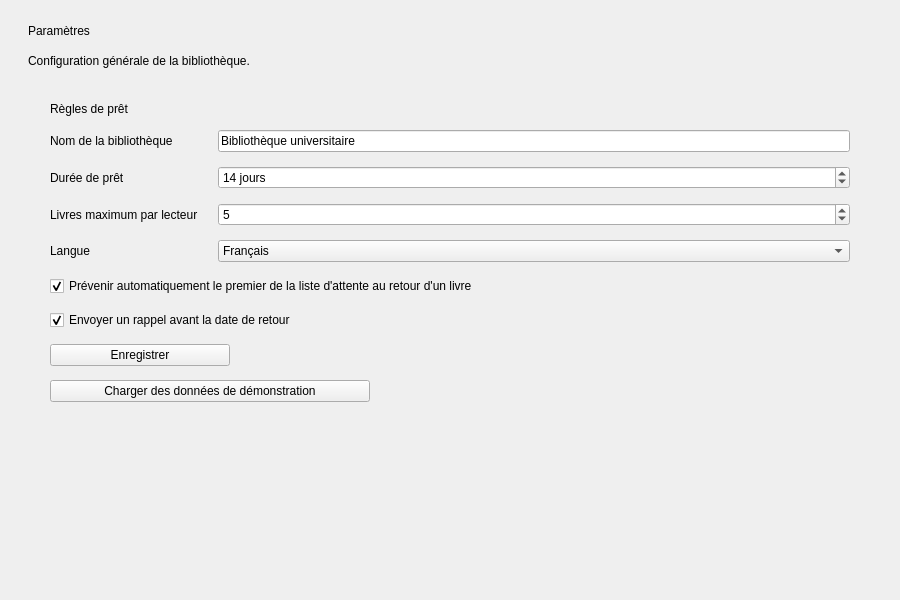
<?xml version="1.0" encoding="UTF-8"?>
<ui version="4.0">
 <class>ParametresPage</class>
 <widget class="QWidget" name="ParametresPage">
  <property name="geometry"><rect><x>0</x><y>0</y><width>900</width><height>600</height></rect></property>
  <layout class="QVBoxLayout" name="pageLayout">
   <property name="spacing"><number>16</number></property>
   <property name="leftMargin"><number>28</number></property><property name="topMargin"><number>24</number></property><property name="rightMargin"><number>28</number></property><property name="bottomMargin"><number>28</number></property>
   <item><widget class="QLabel" name="pageTitle"><property name="text"><string>Paramètres</string></property></widget></item>
   <item><widget class="QLabel" name="pageSubtitle"><property name="text"><string>Configuration générale de la bibliothèque.</string></property></widget></item>
   <item>
    <widget class="QFrame" name="card">
     <layout class="QVBoxLayout" name="cardLayout">
      <property name="spacing"><number>14</number></property>
      <property name="leftMargin"><number>22</number></property><property name="topMargin"><number>18</number></property><property name="rightMargin"><number>22</number></property><property name="bottomMargin"><number>20</number></property>
      <item><widget class="QLabel" name="cardTitle"><property name="text"><string>Règles de prêt</string></property></widget></item>
      <item><layout class="QFormLayout" name="formLayout">
       <property name="horizontalSpacing"><number>20</number></property>
       <property name="verticalSpacing"><number>14</number></property>
       <item row="0" column="0"><widget class="QLabel" name="lblNom"><property name="text"><string>Nom de la bibliothèque</string></property></widget></item>
<item row="0" column="1"><widget class="QLineEdit" name="nameEdit"><property name="text"><string>Bibliothèque universitaire</string></property></widget></item>
       <item row="1" column="0"><widget class="QLabel" name="lblDuree"><property name="text"><string>Durée de prêt</string></property></widget></item>
<item row="1" column="1"><widget class="QSpinBox" name="dureeSpin"><property name="suffix"><string> jours</string></property><property name="minimum"><number>1</number></property><property name="maximum"><number>90</number></property><property name="value"><number>14</number></property></widget></item>
       <item row="2" column="0"><widget class="QLabel" name="lblMax"><property name="text"><string>Livres maximum par lecteur</string></property></widget></item>
<item row="2" column="1"><widget class="QSpinBox" name="maxSpin"><property name="minimum"><number>1</number></property><property name="maximum"><number>20</number></property><property name="value"><number>5</number></property></widget></item>
       <item row="3" column="0"><widget class="QLabel" name="lblLangue"><property name="text"><string>Langue</string></property></widget></item>
<item row="3" column="1"><widget class="QComboBox" name="langCombo"><item><property name="text"><string>Français</string></property></item><item><property name="text"><string>Malagasy</string></property></item><item><property name="text"><string>English</string></property></item></widget></item>
      </layout></item>
      <item><widget class="QCheckBox" name="chkAttente"><property name="text"><string>Prévenir automatiquement le premier de la liste d'attente au retour d'un livre</string></property><property name="checked"><bool>true</bool></property></widget></item>
      <item><widget class="QCheckBox" name="chkRappel"><property name="text"><string>Envoyer un rappel avant la date de retour</string></property><property name="checked"><bool>true</bool></property></widget></item>
      <item><widget class="QPushButton" name="btnEnregistrer"><property name="maximumSize"><size><width>180</width><height>16777215</height></size></property><property name="text"><string>Enregistrer</string></property><property name="cursor"><cursorShape>PointingHandCursor</cursorShape></property></widget></item>
      <item><widget class="QPushButton" name="btnDemo"><property name="text"><string>Charger des données de démonstration</string></property><property name="maximumSize"><size><width>320</width><height>16777215</height></size></property><property name="cursor"><cursorShape>PointingHandCursor</cursorShape></property></widget></item>
     </layout>
    </widget>
   </item>
   <item><spacer name="pageSpacer"><property name="orientation"><enum>Qt::Vertical</enum></property><property name="sizeHint" stdset="0"><size><width>20</width><height>40</height></size></property></spacer></item>
  </layout>
 </widget>
 <resources/>
 <connections/>
</ui>
